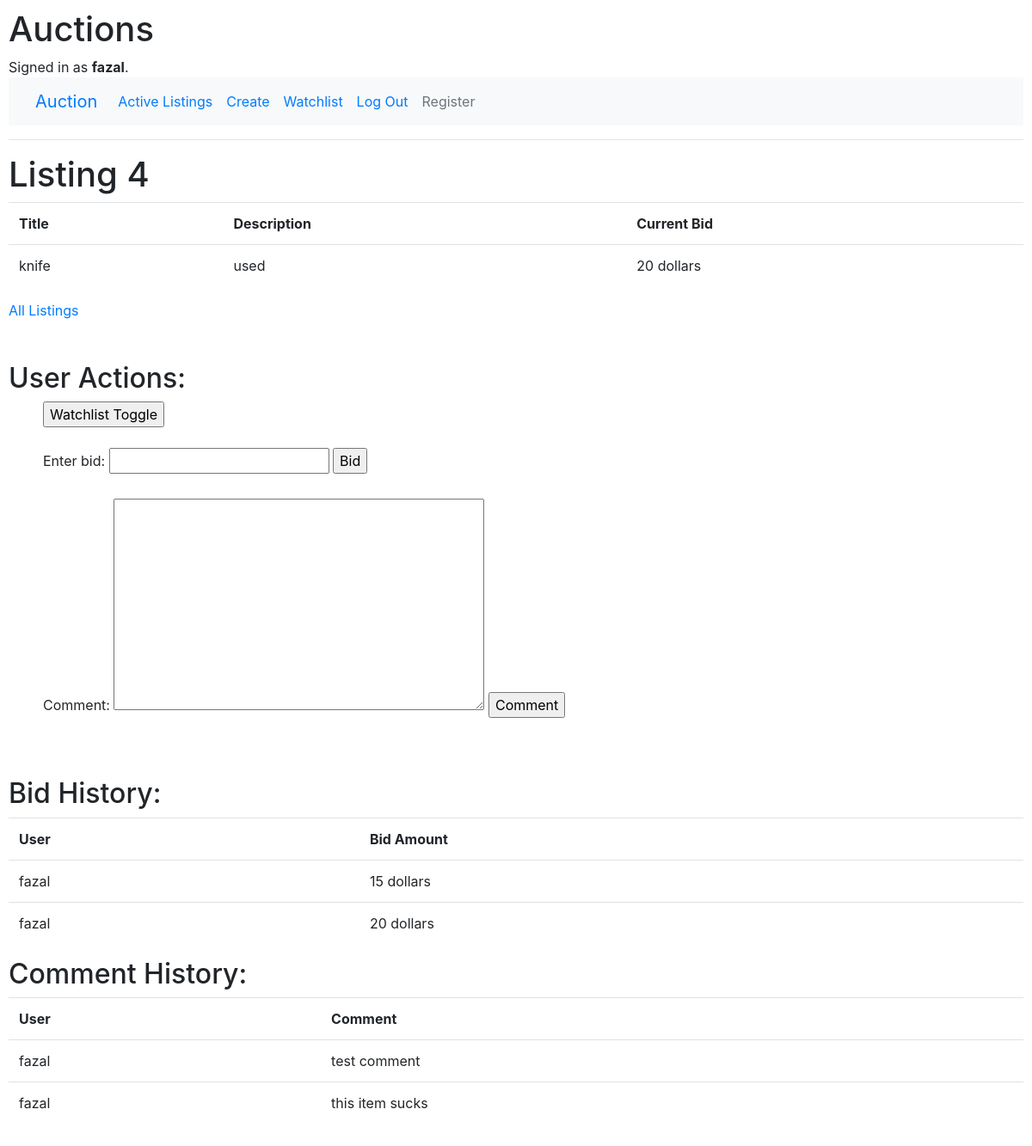
Screenshot of /listing/4 (signed in) with the database file from the repository.
### auctions/models.py (models this page shows)
class User(AbstractUser):
    pass

class Listing(models.Model):
    title = models.CharField(max_length=64)
    description = models.CharField(max_length=256)
    starting_bid = models.IntegerField()
    photo = models.URLField(blank=True)
    creator = models.ForeignKey(User, on_delete=models.CASCADE, blank=False, related_name="listings", default="")
    active = models.BooleanField(default=True)

class Bid(models.Model):
    amount = models.IntegerField()
    listing = models.ForeignKey(Listing, on_delete=models.CASCADE, related_name="bids", default="")
    user = models.ForeignKey(User, on_delete=models.CASCADE, blank=False, related_name="bids", default="")

class Comment(models.Model):
    comment = models.CharField(max_length=128)
    user = models.ForeignKey(User, on_delete=models.CASCADE, related_name="comments_via_user", default="")
    listing = models.ForeignKey(Listing, on_delete=models.CASCADE, related_name="comments_via_listing", default="")

### auctions/views.py (the view)
# urls.py: path("listing/<int:listing_id>", views.listing, name="listing"),
def listing(request, listing_id):
    listing = Listing.objects.get(id = listing_id)
    if request.method == "POST":
        if "Watchlist" in request.POST:
            f = Watchlist.objects.filter(listing = listing, user=request.user)
            if f.exists():
                f.delete()
            else:
                f = Watchlist(listing = listing, user=request.user)
                f.save()
        new_bid = BiddingForm(request.POST)
        if new_bid.is_valid():
            new_bid = new_bid.cleaned_data["Enter_Bid"]
            if new_bid <= listing.starting_bid:
                return HttpResponseRedirect(reverse("listing", args=(listing.id,)))
            else:
                bid = Bid(amount = new_bid, user = request.user, listing = listing)
                bid.save()
                Listing.objects.filter(id = listing_id).update(starting_bid = new_bid)
        new_comment = CommentForm(request.POST)
        if new_comment.is_valid():
            new_comment = new_comment.cleaned_data["comment"]
            comment = Comment(comment = new_comment, user = request.user, listing = listing)
            comment.save()
        return HttpResponseRedirect(reverse("listing", args=(listing.id,)))
    else:
        return render(request, "auctions/listing.html", {
            "listing": listing,
            "bidding_form": BiddingForm(),
            "bid_history": Bid.objects.filter(listing = listing),
            "comment_form": CommentForm(),
            "comments": Comment.objects.filter(listing = listing),
            "user":request.user
        })

### auctions/views.py
class BiddingForm(forms.Form):
    Enter_Bid = forms.IntegerField(error_messages={'required': 'New bid must be greater than current bid'})

class CommentForm(forms.ModelForm):
    class Meta:
        model = Comment
        exclude = ['user', 'listing']
        widgets = {
            'comment': Textarea(attrs={'cols': 40, 'rows': 10}),
        }

### auctions/templates/auctions/listing.html (shortened to what this page needs)
{% extends "auctions/layout.html" %}
{% block body %}
    <h1>Listing {{ listing.id }}</h1>
    <table class="table">
        <tr>
            <th>Title</th>
            <th>Description</th>
            <th>Current Bid</th>
        </tr>
            <tr>
                <td>{{ listing.title }}</td>
                <td>{{ listing.description }}</td>
                <td>{{ listing.starting_bid }} dollars</td>
            </tr>
    </table>
    <a href="{% url 'index' %}">All Listings</a>
    <br>
    <br>
    <br>
    <h2>User Actions: </h2>
    <ul>
        {% if user.is_authenticated %}
            {% if listing.creator != user %}
                <form action="{% url 'listing' listing.id %}" method="post">
                    <input type="submit", value="Watchlist Toggle", name="Watchlist">
                </form>
                <br>
                <form action="{% url 'listing' listing.id %}" method="post">
                    {{ bidding_form }}
                    <input type="submit", value="Bid">
                </form>
            {% else %}
                <form action="{% url 'listing' listing.id %}" method="post" name="CloseAuction">
                    {% csrf_token %}
                    <input type="submit", value="Close Auction">
                </form>
            {% endif %}
            <br>
            <form action="{% url 'listing' listing.id %}" method="post">
                {{ comment_form }}
                <input type="submit", value="Comment">
            </form>
        {% endif %}
    </ul>
    <br>
    <br>
    <h2>Bid History:</h2>
    <table class="table">
        <tr>
            <th>User</th>
            <th>Bid Amount</th>
        </tr>
        {% for bid in bid_history %}
            <tr>
                <td>{{ bid.user }}</td>
                <td>{{ bid.amount }} dollars</td>
            </tr>
        {% endfor %}
    </table>
    <h2>Comment History:</h2>
    <table class="table">
        <tr>
            <th>User</th>
            <th>Comment</th>
        </tr>
        {% for comment in comments %}
            <tr>
                <td>{{ comment.user }}</td>
                <td>{{ comment.comment }}</td>
            </tr>
        {% endfor %}
    </table>
{% endblock %}

### auctions/templates/auctions/layout.html (shortened to what this page needs)
{% load static %}
<!DOCTYPE html>
<html lang="en">
    <head>
        <link rel="stylesheet" href="https://stackpath.bootstrapcdn.com/bootstrap/4.4.1/css/bootstrap.min.css">
        <link href="{% static 'auctions/styles.css' %}" rel="stylesheet">
    </head>
    <body>
        <h1>Auctions</h1>
        <div>
            {% if user.is_authenticated %}
                Signed in as <strong>{{ user.username }}</strong>.
            {% else %}
                Not signed in.
            {% endif %}
        </div>
        <nav class="navbar navbar-expand-lg bg-light">
            <div class="container-fluid">
              <a class="navbar-brand" href="/">Auction</a>
              <div class="collapse navbar-collapse" id="navbarNavAltMarkup">
                <div class="navbar-nav">
                  <a class="nav-link active" aria-current="page" href="{% url 'index' %}">Active Listings</a>
                  {% if user.is_authenticated %}
                    <a class="nav-link" href="{% url 'create' %}">Create</a>
                    <a class="nav-link" href="{% url 'watchlist' %}">Watchlist</a>
                    <a class="nav-link" href="{% url 'logout' %}">Log Out</a>
                    <a class="nav-link disabled">Register</a>
                  {% else %}
                    <a class="nav-link" href="{% url 'register' %}">Register</a>
                    <a class="nav-link" href="{% url 'login' %}">Log In</a>
                    <a class="nav-link disabled" href="{% url 'create' %}">Create</a>
                    <a class="nav-link disabled" href="{% url 'watchlist' %}">Watchlist</a>
                  {% endif %}
                </div>
              </div>
            </div>
        </nav>
        <hr>
        {% block body %}
        {% endblock %}
    </body>
</html>

### auctions/static/auctions/styles.css (style rules this page uses)
body { padding: 10px; }

### rows the page displays
User: username "fazal"
Listing: id "4", title "knife", description "used", starting_bid "20"
Bid: user "fazal", amount "15"
Bid: user "fazal", amount "20"
Comment: user "fazal", comment "test comment"
Comment: user "fazal", comment "this item sucks"
